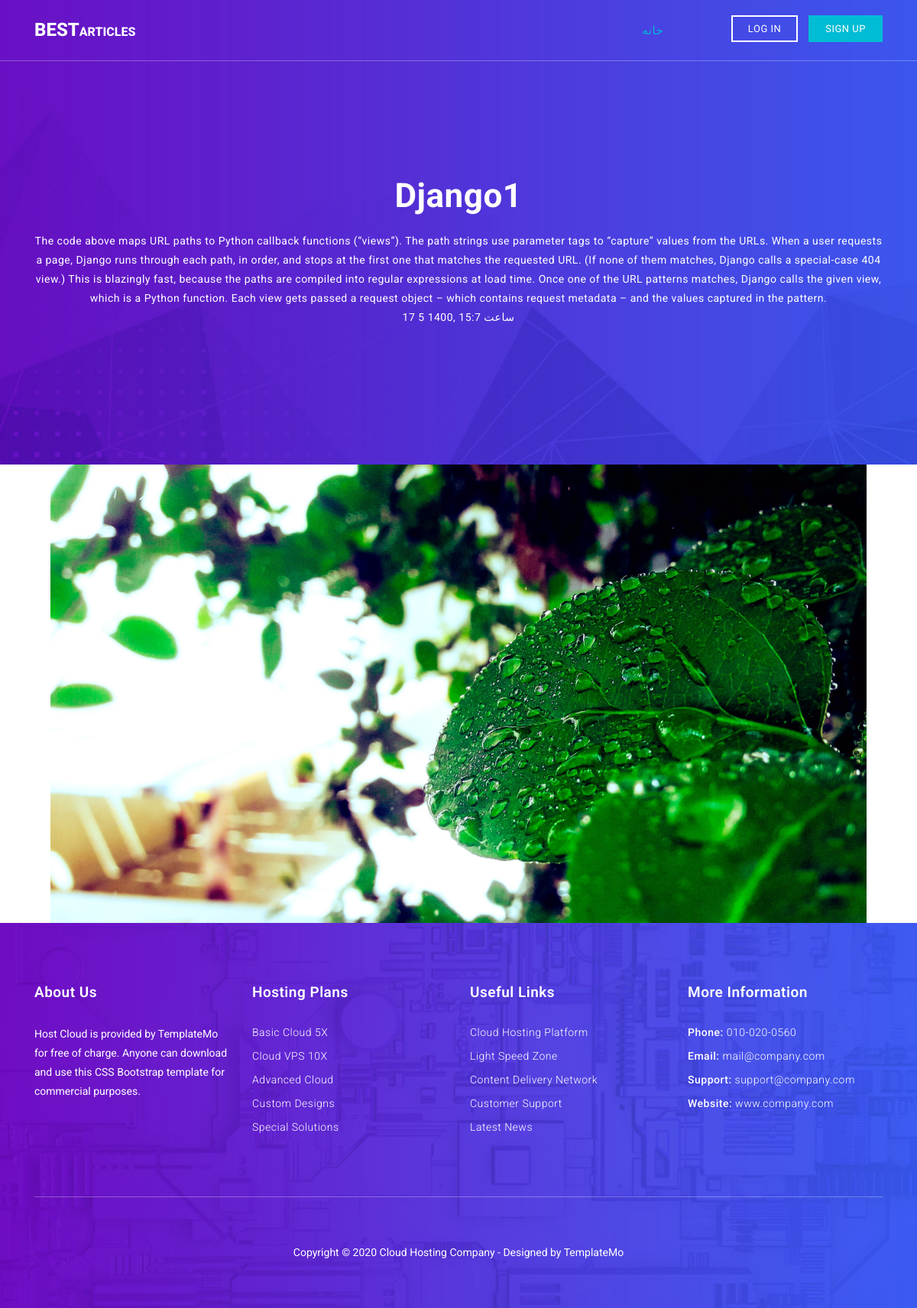
Screenshot of /article/django-1/ with the database file from the repository.
### blog/models.py (models this page shows, shortened)
class Article(models.Model):
    STATUS_CHOICES = (
        ('d', 'Draft'),
        ('p', 'Published'),
    )
    title = models.CharField(max_length=30, verbose_name='عنوان')
    slug = models.SlugField(max_length=100, unique=True, verbose_name='شناسه')
    category = models.ManyToManyField(Category, verbose_name='دسته بندی')
    description = models.TextField(verbose_name='توضیحات')
    thumbnail = models.ImageField(upload_to="images", verbose_name='تصویر')
    published = models.DateTimeField(default=timezone.now, verbose_name='زمان انتشار')
    created = models.DateTimeField(auto_now_add=True)
    updated = models.DateTimeField(auto_now=True)
    status = models.CharField(max_length=1, choices=STATUS_CHOICES)
    class Meta:
        verbose_name = "مقاله"
        verbose_name_plural = "مقاله ها"
    def j_published(self):
        return jalali_convertor(self.published)

### blog/views.py (the view)
# urls.py: path('article/<slug:slug>/', detail, name="detail"),
def detail(request, slug):
    context = {
        "article": get_object_or_404(Article, slug=slug, status="p")
    }
    return render(request, "blog/detail.html", context)

### extensions/jalaly.py (called while the page is built)
    def persian_tuple(self):
        return self.persian_year, self.persian_month, self.persian_day

### extensions/utils.py (called while the page is built)
def jalali_convertor(time):
    time = timezone.localtime(time)
    time_to_string = "{},{},{}".format(time.year, time.month, time.day)
    time_to_tuple = jalaly.Gregorian(time_to_string).persian_tuple()
    output = "{} {} {}, ساعت {}:{}".format(
        time_to_tuple[2],
        time_to_tuple[1],
        time_to_tuple[0],
        time.hour,
        time.minute,
    )
    return output

### blog/templates/blog/detail.html
{% extends 'blog/base.html' %}
{% load static %}
{% block content %}
      <div class="page-heading header-text">
        <div class="container">
          <div class="row">
            <div class="col-md-12">
              <h1>{{article.title}}</h1>
              <p>{{article.description}}</p>
              <p>{{article.j_published}}</p>
            </div>
          </div>
        </div>
      </div>
      <center>
        <img src="{{article.thumbnail.url}}" height=600>
      </center>
{% endblock content %}

### blog/static/blog/assets/css/templatemo-host-cloud.css (style rules this page uses)
body { font-family: 'Roboto', sans-serif; transition: all 0.5s; }
p { margin-bottom: 0px; font-size: 14px; color: #6a6a6a; line-height: 25px; }
.page-heading { background-image: url(../images/heading-bg.jpg); background-position: center center; background-repeat: no-repeat; background-size: cover; text-align: center; padding: 230px 0px 180px 0px; }
.page-heading h1 { color: #fff; font-size: 44px; font-weight: 700; letter-spacing: 0.5px; margin-bottom: 20px; }
.page-heading p { color: #fff; letter-spacing: 0.5px; }

### rows the page displays
Article: title "Django1", description "The code above maps URL paths to Python callback functions (“views”). The path strings use parameter tags to “capture” values from the URLs. When a user requests a page, Django runs through each path, in order, and stops at the first one that matches the requested URL. (If none of them matches, Django calls a special-case 404 view.) This is blazingly fast, because the paths are compiled into regular expressions at load time. Once one of the URL patterns matches, Django calls the given view, which is a Python function. Each view gets passed a request object – which contains request metadata – and the values captured in the pattern.", j_published "17 5 1400, ساعت 15:7", thumbnail (picture)
